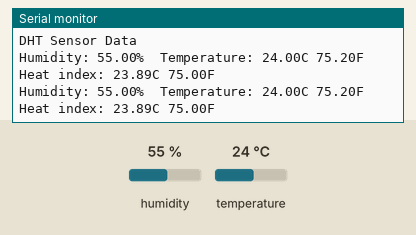
This sketch was run on a simulated Arduino Uno, built with avr-gcc and run on an emulated ATmega328P. Parts: the last lines printed to the serial monitor. The inputs (shaded band) are chosen by the test bench; at power-on: humidity 55 %, temperature 24 °C.

Above: at 4.8 s.
4.9 s: humidity set to 22 %
At 7.3 s:
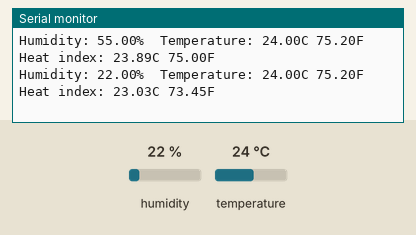
7.9 s: temperature set to 12 °C
At 9.3 s:
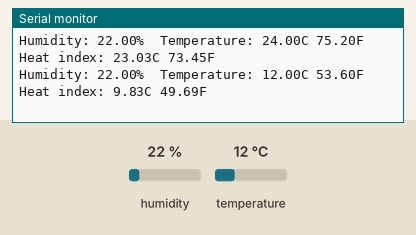
10.9 s: humidity set to 40 %
At 13.1 s:
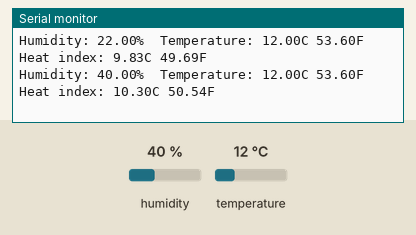
Timing chart, 0 to 14.6 s (numbered marks = the images above; inputs shaded):
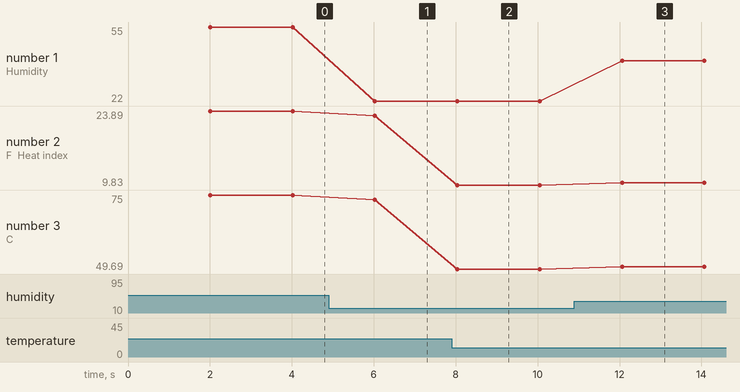

The sketch:

arduino-dht22-1.ino
```cpp
// Example testing sketch for various DHT humidity/temperature sensors
// Written by ladyada, public domain

// Additional comments, and slight updates by John M. Wargo

#include "DHT.h"

#define DHTPIN 2     // what digital pin we're connected to

// Uncomment the line for the specific hardware you're using
// commenting out the remaining lines
//#define DHTTYPE DHT11   // DHT 11
#define DHTTYPE DHT22   // DHT 22  (AM2302), AM2321
//#define DHTTYPE DHT21   // DHT 21 (AM2301)

// Create DHT sensor object for the specific hardware
// configuration we're using
DHT dht(DHTPIN, DHTTYPE);

void setup() {
  // initialize the serial communication link between the
  // Arduino device and the computer system running the Serial Monitor
  Serial.begin(9600);
  Serial.println("DHT Sensor Data");

  // Initialize the dht object
  dht.begin();
}

void loop() {
  // Wait two seconds between measurements
  delay(2000);

  // ==========================================================================
  // Reading temperature or humidity takes about 250 milliseconds!
  // Sensor readings may also be up to 2 seconds 'old' (its a very slow sensor)
  // ==========================================================================
  // Read the humidity
  float h = dht.readHumidity();
  // Read temperature in degrees Celsius (the default)
  float t = dht.readTemperature();
  // Another way to do this is:
  // float t = dht.readTemperature(false);
  // Read temperature in degrees Fahrenheit
  // (isFahrenheit = true)
  float f = dht.readTemperature(true);

  // Make sure the sketch was able to read values from the sensor before
  // continuing. the return exits the loop (try again)
  if (isnan(h) || isnan(t) || isnan(f)) {
    Serial.println("Failed to read from DHT sensor!");
    return;
  }

  // Compute heat index in degrees Fahrenheit (the default)
  float hif = dht.computeHeatIndex(f, h);
  // Compute heat index in degrees Celsius (isFahreheit = false)
  float hic = dht.computeHeatIndex(t, h, false);

  // Write the resulting data (properly formatted) to the serial port
  Serial.print("Humidity: ");
  Serial.print(h);
  Serial.print("%\t");
  Serial.print("Temperature: ");
  Serial.print(t);
  Serial.print("C ");
  Serial.print(f);
  Serial.print("F\t");
  Serial.print("Heat index: ");
  Serial.print(hic);
  Serial.print("C ");
  Serial.print(hif);
  Serial.println("F");
}
```

Measured:
- after the input at 4.9 s, the serial monitor: prints a new line after 1.1 s (image 1)
- after the input at 7.9 s, the serial monitor: prints a new line after 0.14 s (image 2)
- after the input at 10.9 s, the serial monitor: prints a new line after 1.2 s (image 3)
- plotted number 1: 55 → 22 after the input at 4.9 s, 22 → 40 after the input at 10.9 s
- plotted number 2: 23.89 → 23.03 after the input at 4.9 s, 23.03 → 9.83 after the input at 7.9 s, 9.83 → 10.3 after the input at 10.9 s
- plotted number 3: 75 → 73.45 after the input at 4.9 s, 73.45 → 49.69 after the input at 7.9 s, 49.69 → 50.54 after the input at 10.9 s
